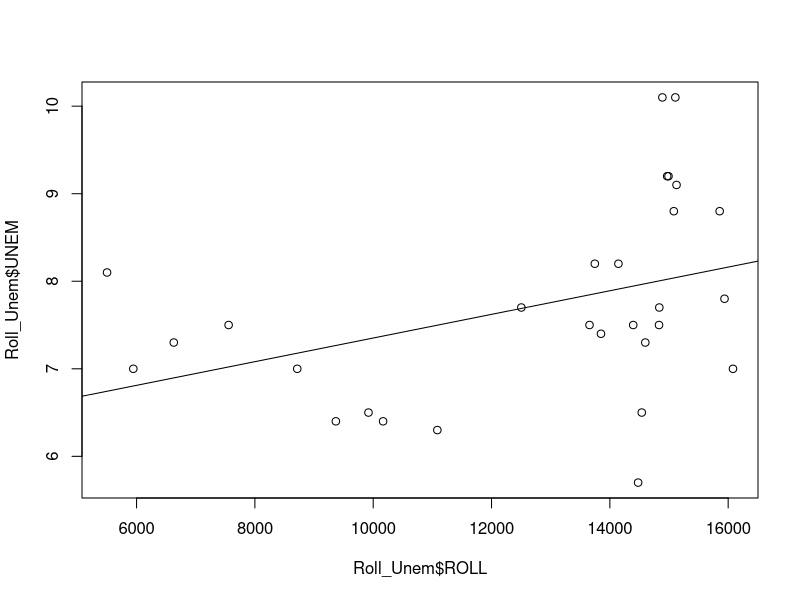

Write the R code that produced this figure.
## ---- chunk 1
Roll_Unem <- read.csv("Regression.csv")
## ---- chunk 2
lm(ROLL~UNEM, Roll_Unem)
## ---- chunk 3
3957 + 1134 * 9
## ---- chunk 4
LinearModel <- lm(ROLL~UNEM, Roll_Unem)
summary(LinearModel)
## ---- chunk 5
plot(Roll_Unem$ROLL, Roll_Unem$UNEM)
abline(lm(UNEM~ROLL, Roll_Unem))
